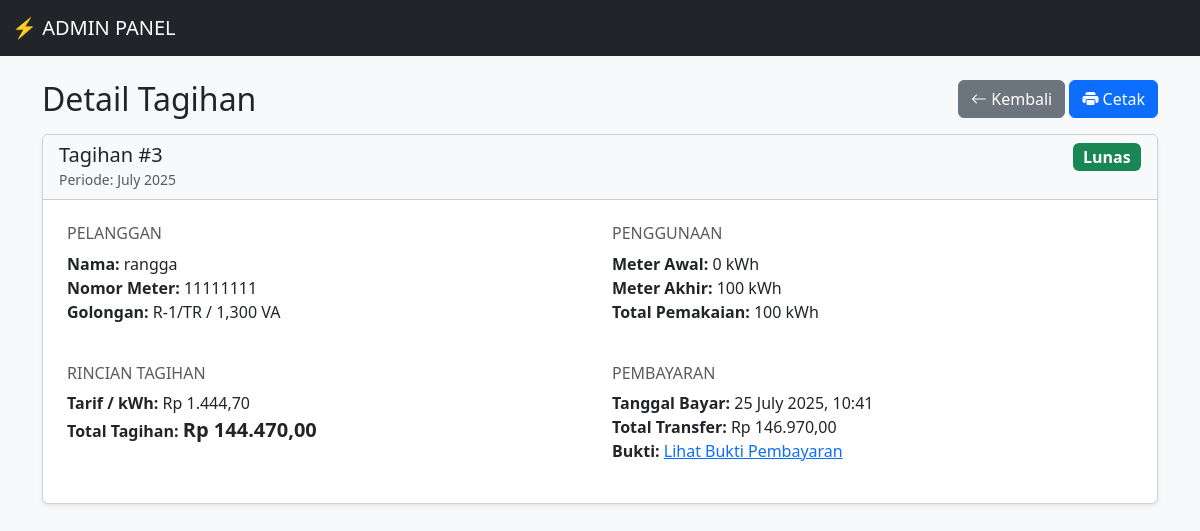
The page /admin/detail_tagihan.php?id=3 (signed in) on the database its author committed.
### tables this page shows
CREATE TABLE `tagihan` (
  `id_tagihan` int(11) NOT NULL,
  `id_penggunaan` int(11) NOT NULL,
  `jumlah_meter` float NOT NULL,
  `total_bayar` decimal(12,2) NOT NULL,
  `status` enum('belum_lunas','diproses','lunas') NOT NULL DEFAULT 'belum_lunas'
);

CREATE TABLE `penggunaan` (
  `id_penggunaan` int(11) NOT NULL,
  `id_pelanggan` int(11) NOT NULL,
  `bulan` int(2) NOT NULL,
  `tahun` year(4) NOT NULL,
  `meter_awal` float NOT NULL,
  `meter_akhir` float NOT NULL
);

CREATE TABLE `users` (
  `id_user` int(11) NOT NULL,
  `username` varchar(50) NOT NULL,
  `password` varchar(255) NOT NULL,
  `nama_lengkap` varchar(100) NOT NULL,
  `role` enum('admin','pelanggan') NOT NULL,
  `reset_token` varchar(255) DEFAULT NULL,
  `token_expiry` datetime DEFAULT NULL
);

CREATE TABLE `pelanggan` (
  `id_pelanggan` int(11) NOT NULL,
  `id_user` int(11) NOT NULL,
  `nomor_meter` varchar(20) NOT NULL,
  `alamat` text NOT NULL,
  `id_tarif` int(11) NOT NULL
);

CREATE TABLE `tarif` (
  `id_tarif` int(11) NOT NULL,
  `golongan_tarif` varchar(10) NOT NULL,
  `daya` int(11) NOT NULL,
  `tarif_per_kwh` decimal(10,2) NOT NULL
);

CREATE TABLE `pembayaran` (
  `id_pembayaran` int(11) NOT NULL,
  `id_tagihan` int(11) NOT NULL,
  `tanggal_bayar` datetime NOT NULL,
  `biaya_admin` decimal(10,2) NOT NULL,
  `total_akhir` decimal(12,2) NOT NULL,
  `bukti_bayar` varchar(255) DEFAULT NULL,
  `id_admin` int(11) DEFAULT NULL
);

### admin/detail_tagihan.php (the view, shortened to what this page needs)
<?php
require '../config/database.php';
$id_tagihan = $_GET['id'];
$query = "SELECT
            tagihan.*,
            penggunaan.*,
            pelanggan.nomor_meter,
            users.nama_lengkap,
            tarif.golongan_tarif,
            tarif.daya,
            tarif.tarif_per_kwh,
            pembayaran.tanggal_bayar,
            pembayaran.biaya_admin,
            pembayaran.total_akhir,
            pembayaran.bukti_bayar
          FROM tagihan
          JOIN penggunaan ON tagihan.id_penggunaan = penggunaan.id_penggunaan
          JOIN pelanggan ON penggunaan.id_pelanggan = pelanggan.id_pelanggan
          JOIN users ON pelanggan.id_user = users.id_user
          JOIN tarif ON pelanggan.id_tarif = tarif.id_tarif
          LEFT JOIN pembayaran ON tagihan.id_tagihan = pembayaran.id_tagihan
          WHERE tagihan.id_tagihan = ?";
$stmt = mysqli_prepare($koneksi, $query);
mysqli_stmt_bind_param($stmt, "i", $id_tagihan);
mysqli_stmt_execute($stmt);
$result = mysqli_stmt_get_result($stmt);
$detail = mysqli_fetch_assoc($result);
require '../includes/header.php';
?>
<link rel="stylesheet" href="https://cdn.jsdelivr.net/npm/bootstrap-icons@1.11.3/font/bootstrap-icons.min.css">
<nav class="navbar navbar-expand-lg navbar-dark bg-dark sticky-top no-print">
    <div class="container-fluid">
        <a class="navbar-brand" href="index.php">⚡ ADMIN PANEL</a>
    </div>
</nav>
<div class="container mt-4">
    <div class="d-flex justify-content-between align-items-center mb-3 no-print">
        <h2 class="mb-0">Detail Tagihan</h2>
        <div>
            <a href="tagihan.php" class="btn btn-secondary"><i class="bi bi-arrow-left"></i> Kembali</a>
            <button onclick="window.print()" class="btn btn-primary"><i class="bi bi-printer-fill"></i> Cetak</button>
        </div>
    </div>
    <div class="card shadow-sm">
        <div class="card-header bg-light">
            <div class="d-flex justify-content-between">
                <div>
                    <h5 class="mb-0">Tagihan #<?= htmlspecialchars($detail['id_tagihan']); ?></h5>
                    <small class="text-muted">Periode:
                        <?= date("F Y", mktime(0, 0, 0, $detail['bulan'], 1, $detail['tahun'])); ?></small>
                </div>
                <div>
                    <?php
                    if ($detail['status'] == 'belum_lunas') {
                        echo '<span class="badge bg-danger fs-6">Belum Lunas</span>';
                    } elseif ($detail['status'] == 'diproses') {
                        echo '<span class="badge bg-warning text-dark fs-6">Diproses</span>';
                    } else {
                        echo '<span class="badge bg-success fs-6">Lunas</span>';
                    }
                    ?>
                </div>
            </div>
        </div>
        <div class="card-body p-4">
            <div class="row g-4">
                <div class="col-md-6">
                    <h6 class="text-muted">PELANGGAN</h6>
                    <ul class="list-unstyled">
                        <li><strong>Nama:</strong> <?= htmlspecialchars($detail['nama_lengkap']); ?></li>
                        <li><strong>Nomor Meter:</strong> <?= htmlspecialchars($detail['nomor_meter']); ?></li>
                        <li><strong>Golongan:</strong> <?= htmlspecialchars($detail['golongan_tarif']); ?> /
                            <?= number_format($detail['daya']); ?> VA</li>
                    </ul>
                </div>
                <div class="col-md-6">
                    <h6 class="text-muted">PENGGUNAAN</h6>
                    <ul class="list-unstyled">
                        <li><strong>Meter Awal:</strong> <?= htmlspecialchars($detail['meter_awal']); ?> kWh</li>
                        <li><strong>Meter Akhir:</strong> <?= htmlspecialchars($detail['meter_akhir']); ?> kWh</li>
                        <li><strong>Total Pemakaian:</strong> <?= htmlspecialchars($detail['jumlah_meter']); ?> kWh</li>
                    </ul>
                </div>
                <div class="col-md-6">
                    <h6 class="text-muted">RINCIAN TAGIHAN</h6>
                    <ul class="list-unstyled">
                        <li><strong>Tarif / kWh:</strong> Rp
                            <?= number_format($detail['tarif_per_kwh'], 2, ',', '.'); ?></li>
                        <li><strong>Total Tagihan:</strong> <span class="fw-bold fs-5">Rp
                                <?= number_format($detail['total_bayar'], 2, ',', '.'); ?></span></li>
                    </ul>
                </div>
                <?php if ($detail['status'] != 'belum_lunas' && $detail['bukti_bayar']): ?>
                    <div class="col-md-6">
                        <h6 class="text-muted">PEMBAYARAN</h6>
                        <ul class="list-unstyled">
                            <li><strong>Tanggal Bayar:</strong>
                                <?= date('d F Y, H:i', strtotime($detail['tanggal_bayar'])); ?></li>
                            <li><strong>Total Transfer:</strong> Rp
                                <?= number_format($detail['total_akhir'], 2, ',', '.'); ?></li>
                            <li><strong>Bukti:</strong> <a href="../uploads/bukti_pembayaran/<?= $detail['bukti_bayar']; ?>"
                                    target="_blank">Lihat Bukti Pembayaran</a></li>
                        </ul>
                    </div>
                <?php endif; ?>
            </div>
        </div>
    </div>
</div>
<?php require '../includes/footer.php'; ?>

### rows shown on the page
tagihan: id_tagihan "3", id_penggunaan.tahun "July 2025", users.nama_lengkap "rangga", pelanggan.nomor_meter "11111111", tarif.golongan_tarif "R-1/TR", tarif.daya "1,300", id_penggunaan.meter_awal "0", id_penggunaan.meter_akhir "100", jumlah_meter "100", tarif.tarif_per_kwh "1.444,70", total_bayar "144.470,00", pembayaran.tanggal_bayar "25 July 2025, 10:41", pembayaran.total_akhir "146.970,00"
